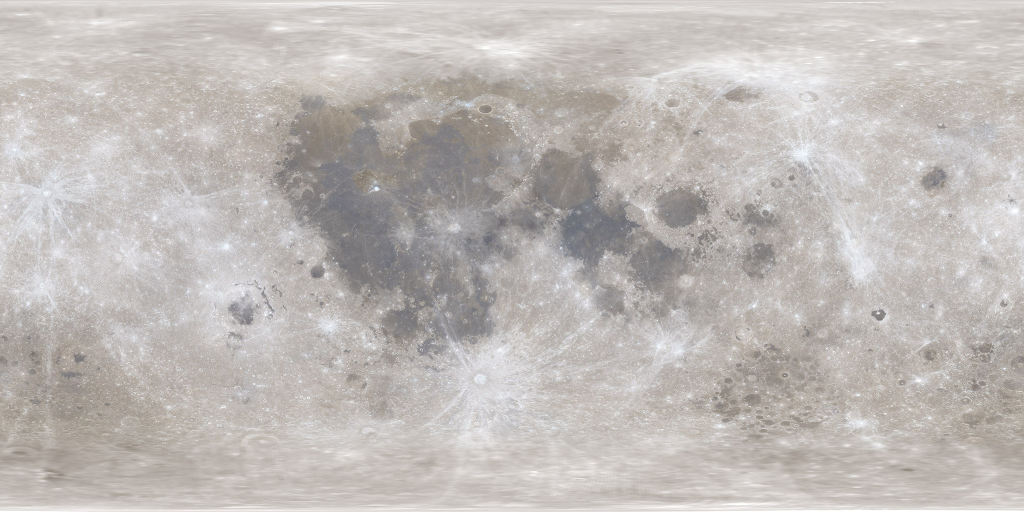
#> input picture assets/images/moon-texture.jpg, 2048 x 1024 px (shown at 1/2 size)
$ python render-moon.py
#> lines starting #> are read from the running program, lines starting #| are printed output that depends on the picture
"""Render a decorative lunar sphere from NASA's equirectangular map.
Optional asset tool: Python 3 + Pillow. Not needed to build or serve the site.
NASA/GSFC/LRO source and credit are recorded in EVIDENCE.md.
"""
import math
from pathlib import Path
from PIL import Image

root = Path(__file__).resolve().parent.parent
texture = Image.open(root / 'assets/images/moon-texture.jpg').convert('RGB')
#> texture is the input picture: PIL image 2048x1024 RGB; mean R, G, B 190.8, 185.8, 182.7
tw, th = texture.size
#> tw = 2048; th = 1024
source = texture.load()
size = 1100
image = Image.new('RGBA', (size, size), (11, 11, 16, 0))
pixels = image.load()
radius = size * .455
# Upper-left sidelight makes a restrained crescent, not a glowing gradient sphere.
light = (-.72, -.52, -.35)
length = math.sqrt(sum(x*x for x in light))
light = tuple(x / length for x in light)
for y in range(size):
    ny = (y - size / 2) / radius
    for x in range(size):
        nx = (x - size / 2) / radius
        rr = nx * nx + ny * ny
        if rr >= 1:
            continue
        nz = math.sqrt(1 - rr)
        longitude = math.atan2(nx, nz)
        latitude = math.asin(ny)
        u = int(((longitude / (2 * math.pi)) + .52) * tw) % tw
        v = min(th - 1, max(0, int((latitude / math.pi + .5) * th)))
        rgb = source[u, v]
        diffuse = max(0, nx * light[0] + ny * light[1] + nz * light[2])
        intensity = .027 + diffuse ** .72 * 1.55
        color = tuple(min(248, int(channel * intensity)) for channel in rgb)
        alpha = min(255, int((1 - math.sqrt(rr)) * radius * 255))
        pixels[x, y] = (*color, alpha)
image.save(root / 'assets/images/moon.webp', quality=88, method=6)
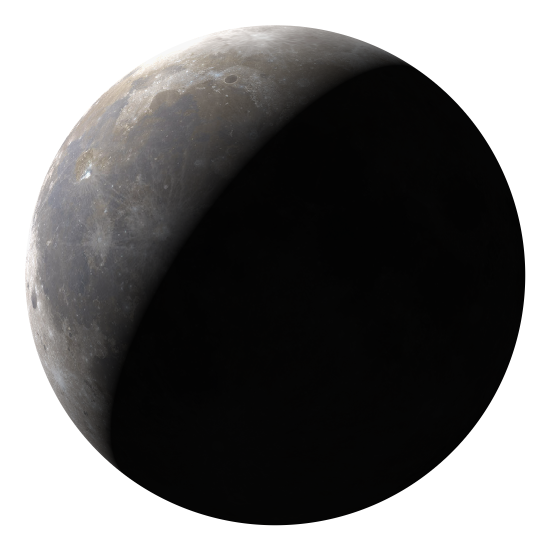
#> saved as moon.webp: PIL image 1100x1100 RGBA (shown at 1/2 size); mean R, G, B, A 27.8, 27.1, 28.6, 165.5; transparent parts drawn white
print('Rendered assets/images/moon.webp')
